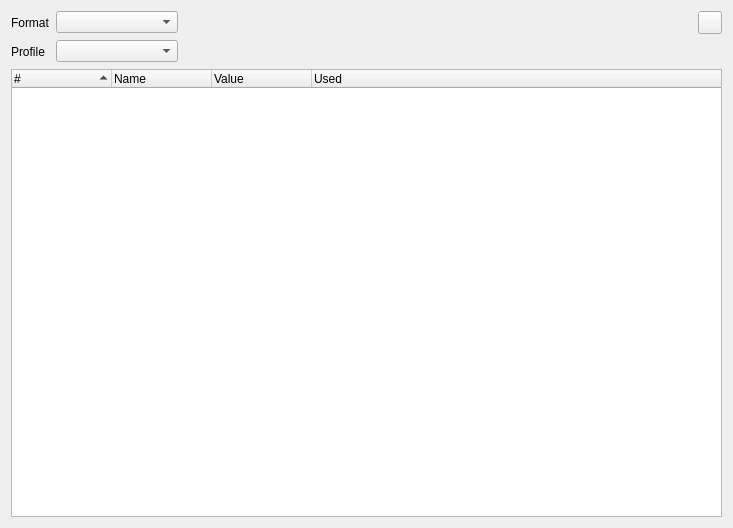
<?xml version="1.0" encoding="UTF-8"?>
<ui version="4.0">
 <class>SeerRegisterValuesBrowserWidgetForm</class>
 <widget class="QWidget" name="SeerRegisterValuesBrowserWidgetForm">
  <property name="geometry">
   <rect>
    <x>0</x>
    <y>0</y>
    <width>733</width>
    <height>528</height>
   </rect>
  </property>
  <property name="windowTitle">
   <string>Form</string>
  </property>
  <layout class="QVBoxLayout" name="verticalLayout">
   <item>
    <layout class="QGridLayout" name="gridLayout">
     <item row="0" column="0">
      <widget class="QLabel" name="registerFormatLabel">
       <property name="text">
        <string>Format</string>
       </property>
      </widget>
     </item>
     <item row="0" column="1">
      <widget class="QComboBox" name="registerFormatComboBox">
       <property name="sizePolicy">
        <sizepolicy hsizetype="Preferred" vsizetype="Fixed">
         <horstretch>0</horstretch>
         <verstretch>0</verstretch>
        </sizepolicy>
       </property>
       <property name="toolTip">
        <string>Register Value Format.</string>
       </property>
      </widget>
     </item>
     <item row="0" column="2">
      <spacer name="horizontalSpacer_1">
       <property name="orientation">
        <enum>Qt::Horizontal</enum>
       </property>
       <property name="sizeHint" stdset="0">
        <size>
         <width>508</width>
         <height>23</height>
        </size>
       </property>
      </spacer>
     </item>
     <item row="0" column="3">
      <widget class="QToolButton" name="preferencesToolButton">
       <property name="toolTip">
        <string>Preferences</string>
       </property>
       <property name="text">
        <string/>
       </property>
       <property name="icon">
        <iconset resource="resource.qrc">
         <normaloff>:/seer/resources/RelaxLightIcons/application-menu.svg</normaloff>:/seer/resources/RelaxLightIcons/application-menu.svg</iconset>
       </property>
      </widget>
     </item>
     <item row="1" column="0">
      <widget class="QLabel" name="registerProfileLabel">
       <property name="text">
        <string>Profile</string>
       </property>
      </widget>
     </item>
     <item row="1" column="1">
      <widget class="QComboBox" name="registerProfileComboBox">
       <property name="sizePolicy">
        <sizepolicy hsizetype="Preferred" vsizetype="Fixed">
         <horstretch>50</horstretch>
         <verstretch>0</verstretch>
        </sizepolicy>
       </property>
       <property name="toolTip">
        <string>Register Profile Selection.</string>
       </property>
       <property name="sizeAdjustPolicy">
        <enum>QComboBox::AdjustToContentsOnFirstShow</enum>
       </property>
      </widget>
     </item>
     <item row="1" column="2" colspan="2">
      <spacer name="horizontalSpacer_2">
       <property name="orientation">
        <enum>Qt::Horizontal</enum>
       </property>
       <property name="sizeHint" stdset="0">
        <size>
         <width>538</width>
         <height>23</height>
        </size>
       </property>
      </spacer>
     </item>
    </layout>
   </item>
   <item>
    <widget class="QIndexTreeWidget" name="registersTreeWidget">
     <property name="columnCount">
      <number>4</number>
     </property>
     <attribute name="headerShowSortIndicator" stdset="0">
      <bool>true</bool>
     </attribute>
     <column>
      <property name="text">
       <string>#</string>
      </property>
     </column>
     <column>
      <property name="text">
       <string>Name</string>
      </property>
     </column>
     <column>
      <property name="text">
       <string>Value</string>
      </property>
     </column>
     <column>
      <property name="text">
       <string>Used</string>
      </property>
     </column>
    </widget>
   </item>
  </layout>
 </widget>
 <customwidgets>
  <customwidget>
   <class>QIndexTreeWidget</class>
   <extends>QTreeWidget</extends>
   <header location="global">QIndexTreeWidget.h</header>
  </customwidget>
 </customwidgets>
 <tabstops>
  <tabstop>registerFormatComboBox</tabstop>
  <tabstop>registerProfileComboBox</tabstop>
  <tabstop>preferencesToolButton</tabstop>
  <tabstop>registersTreeWidget</tabstop>
 </tabstops>
 <resources>
  <include location="resource.qrc"/>
 </resources>
 <connections/>
</ui>
